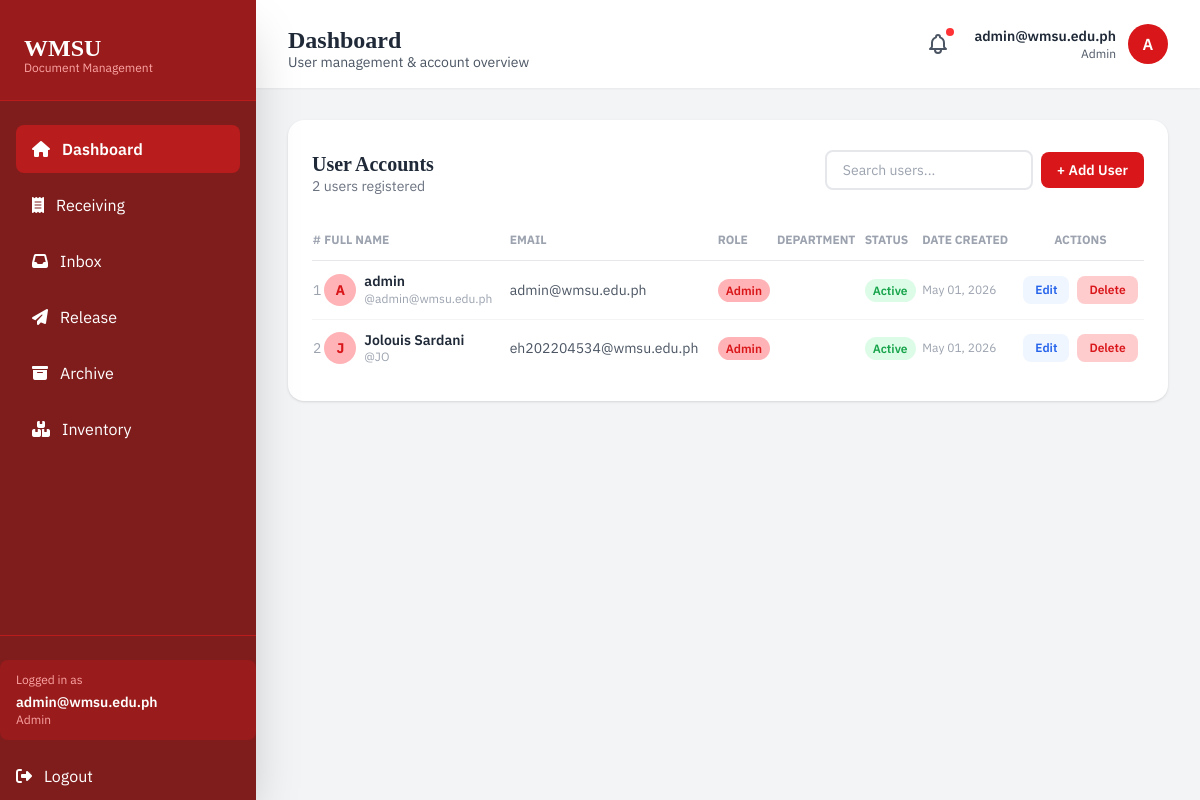
The app's page /dashboard/dashboard.php (signed in) with its own data.
### tables this page shows
CREATE TABLE `users` (
  `id` int(11) NOT NULL,
  `username` varchar(100) NOT NULL,
  `email` varchar(255) NOT NULL,
  `password_hash` varchar(255) NOT NULL,
  `full_name` varchar(255) NOT NULL,
  `role` enum('Admin','Staff','Faculty','Employee') DEFAULT 'Staff',
  `department` varchar(100) DEFAULT NULL,
  `position` varchar(100) DEFAULT NULL,
  `is_active` tinyint(1) DEFAULT 1,
  `created_at` timestamp NOT NULL DEFAULT current_timestamp(),
  `updated_at` timestamp NOT NULL DEFAULT current_timestamp() ON UPDATE current_timestamp(),
  `last_login` datetime DEFAULT NULL
);

### dashboard/dashboard.php (the view, shortened to what this page needs)
<?php
$pdo = getPDO();
function getInitialsFromEmail($email) {
    $namePart = explode('@', $email)[0];
    $parts    = preg_split('/[._-]/', $namePart);
    $initials = '';
    foreach ($parts as $part) {
        if (!empty($part)) $initials .= strtoupper(substr($part, 0, 1));
    }
    return $initials ?: strtoupper(substr($email, 0, 1)) ?: 'U';
}
$user_email        = $_SESSION['user_email'] ?? '';
$user_initials     = getInitialsFromEmail($user_email);
$user_role         = $_SESSION['user_role']  ?? 'user';
$user_role_display = ucfirst($user_role);
$users = $pdo->query("
    SELECT id, username, email, full_name, role, department, position, is_active, created_at
    FROM users ORDER BY created_at DESC
")->fetchAll();
?>
<!DOCTYPE html>
<html lang="en">
<head>
    <script src="https://cdn.tailwindcss.com"></script>
</head>
<body class="bg-gray-100">
    <?php $active_page = 'dashboard'; include __DIR__ . '/../sidebar/sidebar.php'; ?>
    <main class="lg:ml-64 min-h-screen">
        <header class="bg-white shadow-sm sticky top-0 z-20">
            <div class="px-4 sm:px-6 lg:px-8 py-4">
                <div class="flex items-center justify-between">
                    <div class="flex items-center gap-3 min-w-0">
                        <div class="min-w-0">
                            <h2 class="text-xl sm:text-2xl font-bold text-gray-800 font-main truncate">Dashboard</h2>
                            <p class="hidden sm:block text-sm text-gray-600 mt-1 font-secondary">User management &amp; account overview</p>
                        </div>
                    </div>
                    <div class="flex items-center space-x-4">
                        <button class="relative p-2 text-gray-600 hover:text-crimson-700 transition duration-200">
                            <span class="absolute top-1 right-1 w-2 h-2 bg-crimson-600 rounded-full"></span>
                        </button>
                        <div class="flex items-center space-x-3">
                            <div class="hidden sm:block text-right">
                                <p class="text-sm font-semibold text-gray-800 font-secondary"><?= htmlspecialchars($user_email ?: 'Guest User') ?></p>
                                <p class="text-xs text-gray-600 font-secondary"><?= htmlspecialchars($user_role_display) ?></p>
                            </div>
                            <div class="w-10 h-10 bg-crimson-700 rounded-full flex items-center justify-center">
                                <span class="text-white font-semibold font-secondary"><?= htmlspecialchars($user_initials) ?></span>
                            </div>
                        </div>
                    </div>
                </div>
            </div>
        </header>
        <div class="px-4 sm:px-6 lg:px-8 py-8">
            <div class="bg-white rounded-2xl shadow p-6">
                <div class="flex flex-col sm:flex-row sm:items-center justify-between gap-3 mb-6">
                    <div>
                        <h3 class="text-xl font-bold text-gray-800 font-main">User Accounts</h3>
                        <p class="text-sm text-gray-500 font-secondary mt-1"><?= count($users) ?> users registered</p>
                    </div>
                    <div class="flex items-center gap-2 w-full sm:w-auto">
                        <input type="text" id="searchInput" placeholder="Search users..." oninput="filterTable()"
                            class="flex-1 sm:w-52 px-4 py-2 border-2 border-gray-200 rounded-lg text-sm focus:outline-none focus:border-crimson-700 focus:ring-2 focus:ring-crimson-200 transition duration-200 font-secondary">
                        <button onclick="openModal('addModal')"
                            class="flex-shrink-0 bg-crimson-700 hover:bg-crimson-800 text-white px-4 py-2 rounded-lg transition duration-200 text-sm font-semibold font-secondary">
                            + Add User
                        </button>
                    </div>
                </div>
                <div class="overflow-x-auto">
                    <table class="w-full text-sm min-w-[700px]" id="usersTable">
                        <thead class="text-gray-400 uppercase text-xs border-b font-secondary">
                            <tr>
                                <th class="py-3 text-left">#</th>
                                <th class="py-3 text-left">Full Name</th>
                                <th class="py-3 text-left">Email</th>
                                <th class="py-3 text-left">Role</th>
                                <th class="py-3 text-left">Department</th>
                                <th class="py-3 text-left">Status</th>
                                <th class="py-3 text-left">Date Created</th>
                                <th class="py-3 text-center">Actions</th>
                            </tr>
                        </thead>
                        <tbody class="text-gray-600 divide-y divide-gray-100 font-secondary" id="usersTableBody">
                            <?php foreach ($users as $i => $u): ?>
                            <tr class="hover:bg-gray-50 user-row<?= $i >= 5 ? ' table-extra-row hidden' : '' ?>"
                                data-search="<?= strtolower(htmlspecialchars($u['full_name'] . ' ' . $u['email'] . ' ' . ($u['department'] ?? ''))) ?>">
                                <td class="py-3 text-gray-400"><?= $i + 1 ?></td>
                                <td class="py-3">
                                    <div class="flex items-center gap-2">
                                        <div class="w-8 h-8 rounded-full bg-crimson-100 text-crimson-700 flex items-center justify-center font-bold text-sm shrink-0">
                                            <?= strtoupper($u['full_name'][0] ?? '?') ?>
                                        </div>
                                        <div>
                                            <p class="font-semibold text-gray-800 leading-tight"><?= htmlspecialchars($u['full_name']) ?></p>
                                            <p class="text-xs text-gray-400">@<?= htmlspecialchars($u['username']) ?></p>
                                        </div>
                                    </div>
                                </td>
                                <td class="py-3"><?= htmlspecialchars($u['email']) ?></td>
                                <td class="py-3">
                                    <?php
                                    $rc = ['Admin'=>'bg-crimson-100 text-crimson-700','Staff'=>'bg-blue-100 text-blue-600','Faculty'=>'bg-purple-100 text-purple-600','Employee'=>'bg-amber-100 text-amber-700'][$u['role']] ?? 'bg-gray-100 text-gray-600';
                                    ?>
                                    <span class="px-2 py-1 text-xs rounded-full font-semibold <?= $rc ?>"><?= htmlspecialchars($u['role']) ?></span>
                                </td>
                                <td class="py-3 text-gray-500"><?= htmlspecialchars($u['department'] ?? '—') ?></td>
                                <td class="py-3">
                                    <span class="px-2 py-1 text-xs rounded-full font-semibold <?= $u['is_active'] ? 'bg-green-100 text-green-600' : 'bg-gray-200 text-gray-500' ?>">
                                        <?= $u['is_active'] ? 'Active' : 'Inactive' ?>
                                    </span>
                                </td>
                                <td class="py-3 text-gray-400 text-xs"><?= date('M d, Y', strtotime($u['created_at'])) ?></td>
                                <td class="py-3">
                                    <div class="flex items-center justify-center gap-2">
                                        <button onclick="openEditModal(<?= $u['id'] ?>,'<?= htmlspecialchars($u['username'],ENT_QUOTES) ?>','<?= htmlspecialchars($u['email'],ENT_QUOTES) ?>','<?= htmlspecialchars($u['full_name'],ENT_QUOTES) ?>','<?= htmlspecialchars($u['role'],ENT_QUOTES) ?>','<?= htmlspecialchars($u['department']??'',ENT_QUOTES) ?>','<?= htmlspecialchars($u['position']??'',ENT_QUOTES) ?>',<?= $u['is_active'] ? 'true':'false' ?>)"
                                            class="px-3 py-1.5 text-xs font-semibold bg-blue-50 text-blue-600 hover:bg-blue-100 rounded-lg transition font-secondary">Edit</button>
                                        <button onclick="openDeleteModal(<?= $u['id'] ?>,'<?= htmlspecialchars($u['full_name'],ENT_QUOTES) ?>')"
                                            class="px-3 py-1.5 text-xs font-semibold bg-crimson-50 text-crimson-700 hover:bg-crimson-100 rounded-lg transition font-secondary">Delete</button>
                                    </div>
                                </td>
                            </tr>
                            <?php endforeach; ?>
                        </tbody>
                    </table>
                </div>
            </div>
        </div>
    </main>
</body>
</html>

### dashboard/dashboard.php (style rules this page uses)
body { font-family:'IBM Plex Sans',sans-serif; }
h1,h2,h3,h4,h5,h6 { font-family:'Noto Nastaliq Urdu',serif; }

### records on screen
users: full_name "A", full_name "admin", username "admin@wmsu.edu.ph", email "admin@wmsu.edu.ph", role "Admin", is_active "Active", created_at "May 01, 2026"
users: full_name "J", full_name "Jolouis Sardani", username "JO", email "eh202204534@wmsu.edu.ph", role "Admin", is_active "Active", created_at "May 01, 2026"

### other values on screen
$label "Dashboard Receiving Release Archive Inventory"
$_SESSION['user_email'] "admin@wmsu.edu.ph"
$_SESSION['user_role'] "Admin"
$user_email ?: 'Guest User' "admin@wmsu.edu.ph"
$user_role_display "Admin"
$user_initials "A"
count($users) "2"
